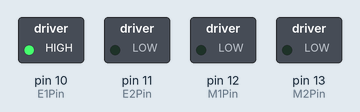
Bench run of a sketch on a simulated Arduino Uno, built with avr-gcc and run on an emulated ATmega328P. Shown: switched loads named in the sketch (green lamp = pin HIGH).

Above: at 0.05 s.
At 1.05 s:
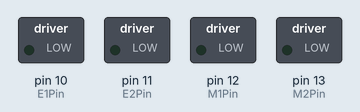
At 1.6 s:
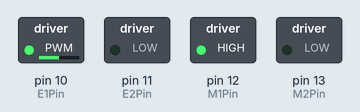
At 3.2 s:
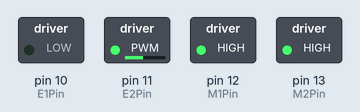
At 4.75 s:
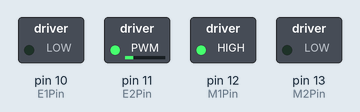
At 6.35 s:
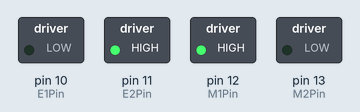
Timing chart, 0 to 8.3 s (numbered marks = the images above):
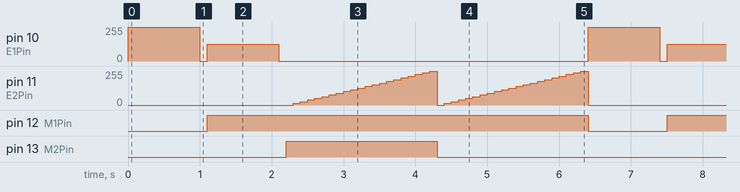

Measured:
- by itself, pin 10 (E1Pin): repeats every 6.4 s: 0/255 0.10 s, 127/255 1.0 s, 0/255 4.3 s, 255/255 1.0 s
- by itself, pin 11 (E2Pin): moves between 0/255 and 255/255, repeating every 6.4 s
- by itself, pin 12 (M1Pin): alternates HIGH for 5.3 s and LOW for 1.1 s
- by itself, pin 13 (M2Pin): alternates HIGH for 2.1 s and LOW for 4.3 s

The sketch:

DFRobot_Example_Code.ino
```cpp
/**set control port**/
const int E1Pin = 10;
const int M1Pin = 12;
const int E2Pin = 11;
const int M2Pin = 13;

/**inner definition**/
typedef struct {
  byte enPin;
  byte directionPin;
} MotorContrl;

const int M1 = 0;
const int M2 = 1;
const int MotorNum = 2;

const MotorContrl MotorPin[] = { {E1Pin, M1Pin}, {E2Pin, M2Pin} } ;

const int Forward = LOW;
const int Backward = HIGH;

/**program**/
void setup() {
  initMotor();
}

void loop() {
  int value;
  /**test M1 **/
  setMotorDirection( M1, Forward );
  setMotorSpeed( M1, 100 );
  delay(1000);
  setMotorSpeed( M1, 0 );
  delay(100);

  setMotorDirection( M1, Backward );
  setMotorSpeed( M1, 50 );
  delay(1000);
  setMotorSpeed( M1, 0 );
  delay(100);

  /**test M2**/
  setMotorDirection( M2, Backward );
  for (value = 0 ; value <= 100; value += 5) {
    setMotorSpeed( M2, value );
    delay(100);
  }
  setMotorSpeed( M2, 0 );
  setMotorDirection( M2, Forward );
  for (value = 0 ; value <= 100; value += 5) {
    setMotorSpeed( M2, value );
    delay(100);
  }
  setMotorSpeed( M2, 0 );
}

/**functions**/
void initMotor( ) {
  int i;
  for ( i = 0; i < MotorNum; i++ ) {
    digitalWrite(MotorPin[i].enPin, LOW);

    pinMode(MotorPin[i].enPin, OUTPUT);
    pinMode(MotorPin[i].directionPin, OUTPUT);
  }
}

/**  motorNumber: M1, M2
direction:          Forward, Backward **/
void setMotorDirection( int motorNumber, int direction ) {
  digitalWrite( MotorPin[motorNumber].directionPin, direction);
}

/** speed:  0-100   * */
inline void setMotorSpeed( int motorNumber, int speed ) {
  analogWrite(MotorPin[motorNumber].enPin, 255.0 * (speed / 100.0) ); //PWM
}
```
